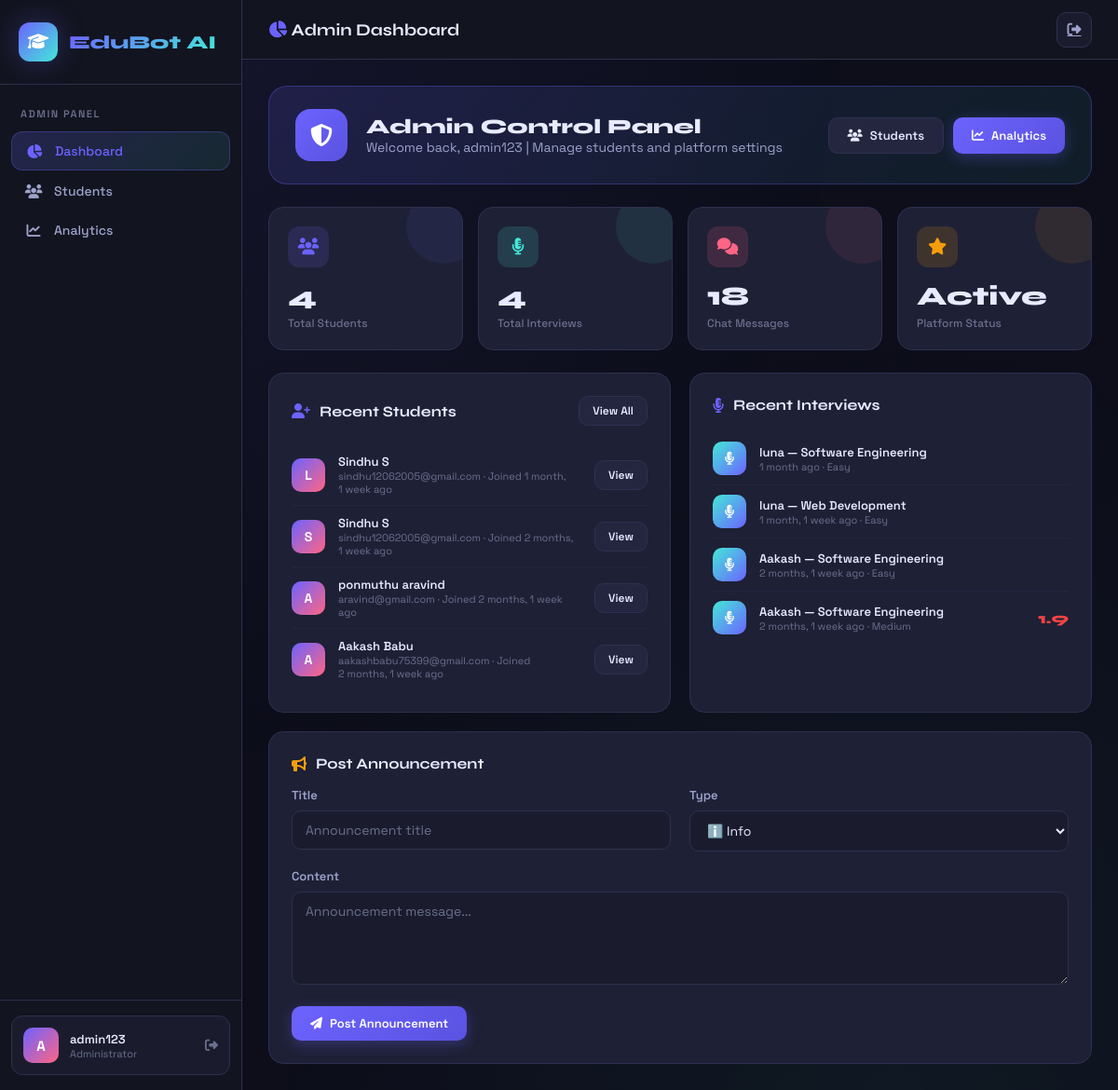
The app's page /admin-dashboard/ (signed in) with its own data.
### core/models.py (models this page shows)
class MockInterview(models.Model):
    DOMAINS = [
        ('software_engineering', 'Software Engineering'),
        ('data_science', 'Data Science'),
        ('web_development', 'Web Development'),
        ('machine_learning', 'Machine Learning'),
        ('system_design', 'System Design'),
        ('behavioral', 'Behavioral'),
        ('hr', 'HR Round'),
    ]
    DIFFICULTY = [('easy', 'Easy'), ('medium', 'Medium'), ('hard', 'Hard')]
    STATUS = [('pending', 'Pending'), ('in_progress', 'In Progress'), ('completed', 'Completed')]
    user = models.ForeignKey(User, on_delete=models.CASCADE, related_name='interviews')
    domain = models.CharField(max_length=50, choices=DOMAINS)
    difficulty = models.CharField(max_length=10, choices=DIFFICULTY, default='medium')
    status = models.CharField(max_length=20, choices=STATUS, default='pending')
    overall_score = models.FloatField(null=True, blank=True)
    feedback_summary = models.TextField(blank=True)
    started_at = models.DateTimeField(auto_now_add=True)
    completed_at = models.DateTimeField(null=True, blank=True)
    duration_minutes = models.IntegerField(default=0)
    class Meta:
        ordering = ['-started_at']

### core/views.py (the view)
# urls.py: path('admin-dashboard/', views.admin_dashboard, name='admin_dashboard'),
@login_required
def admin_dashboard(request):
    if not request.user.is_staff:
        return redirect('dashboard')
    total_students = User.objects.filter(is_staff=False).count()
    total_interviews = MockInterview.objects.count()
    total_chats = ChatMessage.objects.count()
    recent_users = User.objects.filter(is_staff=False).order_by('-date_joined')[:10]
    recent_interviews = MockInterview.objects.select_related('user').order_by('-started_at')[:10]
    announcements = Announcement.objects.all()[:5]
    ctx = {
        'total_students': total_students,
        'total_interviews': total_interviews,
        'total_chats': total_chats,
        'recent_users': recent_users,
        'recent_interviews': recent_interviews,
        'announcements': announcements,
    }
    return render(request, 'admin_dash/dashboard.html', ctx)

### templates/admin_dash/dashboard.html (shortened to what this page needs)
{% extends 'base.html' %}
{% block page_title %}<i class="fas fa-chart-pie" style="color:var(--primary)"></i> Admin Dashboard{% endblock %}
{% block content %}
<div class="admin-hero">
  <div class="admin-icon"><i class="fas fa-shield-alt"></i></div>
  <div>
    <h2 style="font-family:'Syne',sans-serif;font-size:22px;font-weight:800">Admin Control Panel</h2>
    <p style="color:var(--text2);font-size:14px">Welcome back, {{ request.user.username }} | Manage students and platform settings</p>
  </div>
  <div style="margin-left:auto;display:flex;gap:10px">
    <a href="{% url 'admin_students' %}" class="btn btn-secondary"><i class="fas fa-users"></i> Students</a>
    <a href="{% url 'admin_analytics' %}" class="btn btn-primary"><i class="fas fa-chart-line"></i> Analytics</a>
  </div>
</div>
<div class="stats-grid">
  <div class="stat-card blue">
    <div class="stat-icon blue"><i class="fas fa-users"></i></div>
    <div class="stat-value">{{ total_students }}</div>
    <div class="stat-label">Total Students</div>
  </div>
  <div class="stat-card teal">
    <div class="stat-icon teal"><i class="fas fa-microphone-alt"></i></div>
    <div class="stat-value">{{ total_interviews }}</div>
    <div class="stat-label">Total Interviews</div>
  </div>
  <div class="stat-card pink">
    <div class="stat-icon pink"><i class="fas fa-comments"></i></div>
    <div class="stat-value">{{ total_chats }}</div>
    <div class="stat-label">Chat Messages</div>
  </div>
  <div class="stat-card gold">
    <div class="stat-icon gold"><i class="fas fa-star"></i></div>
    <div class="stat-value">Active</div>
    <div class="stat-label">Platform Status</div>
  </div>
</div>
<div class="grid-2" style="margin-top:20px">
  <div class="card">
    <div class="card-header">
      <div class="card-title"><i class="fas fa-user-plus"></i> Recent Students</div>
      <a href="{% url 'admin_students' %}" class="btn btn-secondary btn-sm">View All</a>
    </div>
    {% for user in recent_users %}
    <div class="user-row">
      <div class="user-av">{{ user.username|first|upper }}</div>
      <div style="flex:1;min-width:0">
        <div style="font-size:13px;font-weight:600">{{ user.get_full_name|default:user.username }}</div>
        <div style="font-size:11px;color:var(--text3)">{{ user.email }} · Joined {{ user.date_joined|timesince }} ago</div>
      </div>
      <a href="{% url 'admin_student_detail' user.id %}" class="btn btn-secondary btn-sm">View</a>
    </div>
    {% empty %}
    <div class="empty-state"><i class="fas fa-users"></i><p>No students yet</p></div>
    {% endfor %}
  </div>
  <div class="card">
    <div class="card-header">
      <div class="card-title"><i class="fas fa-microphone-alt"></i> Recent Interviews</div>
    </div>
    {% for iv in recent_interviews %}
    <div class="user-row">
      <div class="user-av" style="background:linear-gradient(135deg,var(--accent),var(--primary))"><i class="fas fa-microphone-alt" style="font-size:14px"></i></div>
      <div style="flex:1">
        <div style="font-size:13px;font-weight:600">{{ iv.user.username }} — {{ iv.get_domain_display }}</div>
        <div style="font-size:11px;color:var(--text3)">{{ iv.started_at|timesince }} ago · {{ iv.get_difficulty_display }}</div>
      </div>
      {% if iv.overall_score %}
      <span style="font-family:'Syne',sans-serif;font-weight:800;color:{% if iv.overall_score >= 7 %}var(--success){% elif iv.overall_score >= 5 %}var(--warning){% else %}var(--danger){% endif %}">
        {{ iv.overall_score|floatformat:1 }}
      </span>
      {% endif %}
    </div>
    {% empty %}
    <div class="empty-state"><i class="fas fa-microphone-slash"></i><p>No interviews yet</p></div>
    {% endfor %}
  </div>
</div>
<div class="announce-form">
  <div class="card-title" style="margin-bottom:16px"><i class="fas fa-bullhorn" style="color:var(--warning)"></i> Post Announcement</div>
  <form method="POST" action="{% url 'create_announcement' %}">
    <div class="grid-2">
      <div class="form-group">
        <label class="form-label">Title</label>
        <input name="title" class="form-control" placeholder="Announcement title" required>
      </div>
      <div class="form-group">
        <label class="form-label">Type</label>
        <select name="announcement_type" class="form-control">
          <option value="info">ℹ️ Info</option>
        </select>
      </div>
    </div>
    <div class="form-group">
      <label class="form-label">Content</label>
      <textarea name="content" class="form-control" rows="3" placeholder="Announcement message..." required></textarea>
    </div>
    <button type="submit" class="btn btn-primary"><i class="fas fa-paper-plane"></i> Post Announcement</button>
  </form>
</div>
{% endblock %}

### templates/base.html (shortened to what this page needs)
<!DOCTYPE html>
<html lang="en">
<head>
<link rel="stylesheet" href="https://cdnjs.cloudflare.com/ajax/libs/font-awesome/6.5.0/css/all.min.css">
</head>
<body>
{% if user.is_authenticated %}
<aside class="sidebar">
  <div class="sidebar-brand">
    <div class="brand-icon"><i class="fas fa-graduation-cap"></i></div>
    <span class="brand-text">EduBot AI</span>
  </div>
  <nav class="sidebar-nav">
    {% if user.is_staff %}
    <div class="nav-section">
      <div class="nav-label">Admin Panel</div>
      <a href="{% url 'admin_dashboard' %}" class="nav-item {% if request.resolver_match.url_name == 'admin_dashboard' %}active{% endif %}">
        <i class="fas fa-fw fa-chart-pie"></i> Dashboard
      </a>
      <a href="{% url 'admin_students' %}" class="nav-item {% if 'students' in request.path %}active{% endif %}">
        <i class="fas fa-fw fa-users"></i> Students
      </a>
      <a href="{% url 'admin_analytics' %}" class="nav-item {% if 'analytics' in request.path %}active{% endif %}">
        <i class="fas fa-fw fa-chart-line"></i> Analytics
      </a>
    </div>
    {% endif %}
  </nav>
  <div class="sidebar-footer">
    <div class="user-card">
      <div class="user-avatar">{{ user.username|first|upper }}</div>
      <div class="user-info">
        <div class="user-name">{{ user.get_full_name|default:user.username }}</div>
        <div class="user-role">{% if user.is_staff %}Administrator{% else %}Student{% endif %}</div>
      </div>
      <a href="{% url 'logout' %}" class="user-logout" title="Logout"><i class="fas fa-sign-out-alt"></i></a>
    </div>
  </div>
</aside>
<main class="main">
  <div class="topbar">
    <span class="topbar-title">{% block page_title %}Dashboard{% endblock %}</span>
    <a href="{% url 'logout' %}" class="topbar-btn" title="Logout"><i class="fas fa-sign-out-alt"></i></a>
  </div>
  <div class="content">
    {% block content %}{% endblock %}
  </div>
</main>
{% else %}
{% block auth_content %}{% endblock %}
{% endif %}
</body>
</html>

### templates/admin_dash/dashboard.html (style rules this page uses)
.admin-hero { background:linear-gradient(135deg,rgba(108,99,255,0.15),rgba(67,232,216,0.08));border:1px solid rgba(108,99,255,0.3);border-radius:20px;padding:24px 28px;margin-bottom:24px;display:flex;align-items:center;gap:20px }
.admin-icon { width:56px;height:56px;border-radius:16px;background:linear-gradient(135deg,var(--primary),var(--primary-dark));display:flex;align-items:center;justify-content:center;font-size:24px;color:#fff }
.announce-form { background:var(--card);border:1px solid var(--border);border-radius:16px;padding:24px;margin-top:20px }
.user-row { display:flex;align-items:center;gap:14px;padding:10px 0;border-bottom:1px solid rgba(46,48,80,0.4) }
.user-row:last-child { border-bottom:none }
.user-av { width:36px;height:36px;border-radius:10px;background:linear-gradient(135deg,var(--primary),var(--secondary));display:flex;align-items:center;justify-content:center;font-weight:700;font-size:14px;color:#fff;flex-shrink:0 }

### records on screen
MockInterview: user.username "luna", domain "Software Engineering", started_at "1 month", difficulty "Easy"
MockInterview: user.username "luna", domain "Web Development", started_at "1 month, 1 week", difficulty "Easy"
MockInterview: user.username "Aakash", domain "Software Engineering", started_at "2 months, 1 week", difficulty "Easy"
MockInterview: user.username "Aakash", domain "Software Engineering", started_at "2 months, 1 week", difficulty "Medium", overall_score "1.9"

### other values on screen
{{ user.username|first|upper }} "A"
{{ user.get_full_name|default:user.username }} "admin123"
{{ request.user.username }} "admin123"
{{ total_students }} "4"
{{ total_interviews }} "4"
{{ total_chats }} "18"
{{ user.username|first|upper }} "L"
{{ user.get_full_name|default:user.username }} "Sindhu S"
{{ user.email }} "sindhu12062005@gmail.com"
{{ user.date_joined|timesince }} "1 month, 1 week"
{{ user.username|first|upper }} "S"
{{ user.date_joined|timesince }} "2 months, 1 week"
{{ user.get_full_name|default:user.username }} "ponmuthu aravind"
{{ user.email }} "aravind@gmail.com"
{{ user.get_full_name|default:user.username }} "Aakash Babu"
